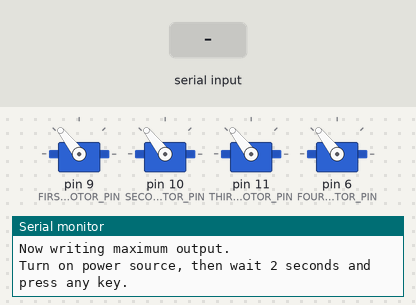
Recording of a sketch running on a simulated Arduino Uno, built with avr-gcc and run on an emulated ATmega328P. Parts: 4 × servo, the last lines printed to the serial monitor. Inputs (shaded band) come from the test bench.

Above: at 0.9 s.
1.0 s: "1" received over Serial
At 1.4 s:
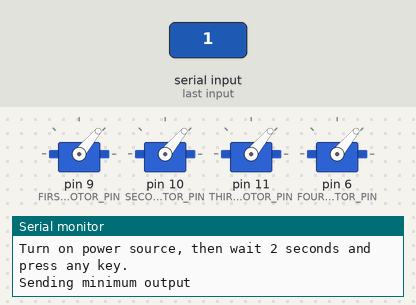
Timing chart, 0 to 4.0 s (numbered marks = the images above; inputs shaded):
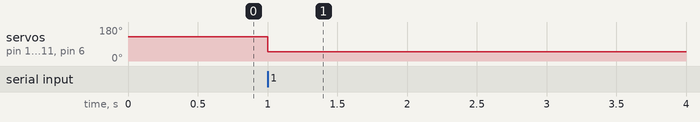

The sketch:

ESC_4motor_init.ino
```cpp
#include <Servo.h>

#define MAX_SIGNAL 1860
#define MIN_SIGNAL 1064
#define FIRST_MOTOR_PIN 9
#define SECOUND_MOTOR_PIN 10
#define THIRD_MOTOR_PIN 11
#define FOURTH_MOTOR_PIN 6
Servo motor1;
Servo motor2;
Servo motor3;
Servo motor4;

void setup() {
  Serial.begin(115200);
  Serial.println("Program begin...");
  Serial.println("This program will calibrate the ESC.");

  motor1.attach(FIRST_MOTOR_PIN);
  motor2.attach(SECOUND_MOTOR_PIN);
  motor3.attach(THIRD_MOTOR_PIN);
  motor4.attach(FOURTH_MOTOR_PIN);

  Serial.println("Now writing maximum output.");
  Serial.println("Turn on power source, then wait 2 seconds and press any key.");
  motor1.writeMicroseconds(MAX_SIGNAL);
  motor2.writeMicroseconds(MAX_SIGNAL);
  motor3.writeMicroseconds(MAX_SIGNAL);
  motor4.writeMicroseconds(MAX_SIGNAL);

  // Wait for input
  while (!Serial.available());
  Serial.read();

  // Send min output
  Serial.println("Sending minimum output");
  motor1.writeMicroseconds(MIN_SIGNAL);
  motor2.writeMicroseconds(MIN_SIGNAL);
  motor3.writeMicroseconds(MIN_SIGNAL);
  motor4.writeMicroseconds(MIN_SIGNAL);
}

void loop() {

}
```

Measured:
- after the input at 1.0 s, servo on pin 9 (FIRST_MOTOR_PIN), servo on pin 10 (SECOUND_MOTOR_PIN), servo on pin 11 (THIRD_MOTOR_PIN), servo on pin 6 (FOURTH_MOTOR_PIN): 128° → 50° at once
